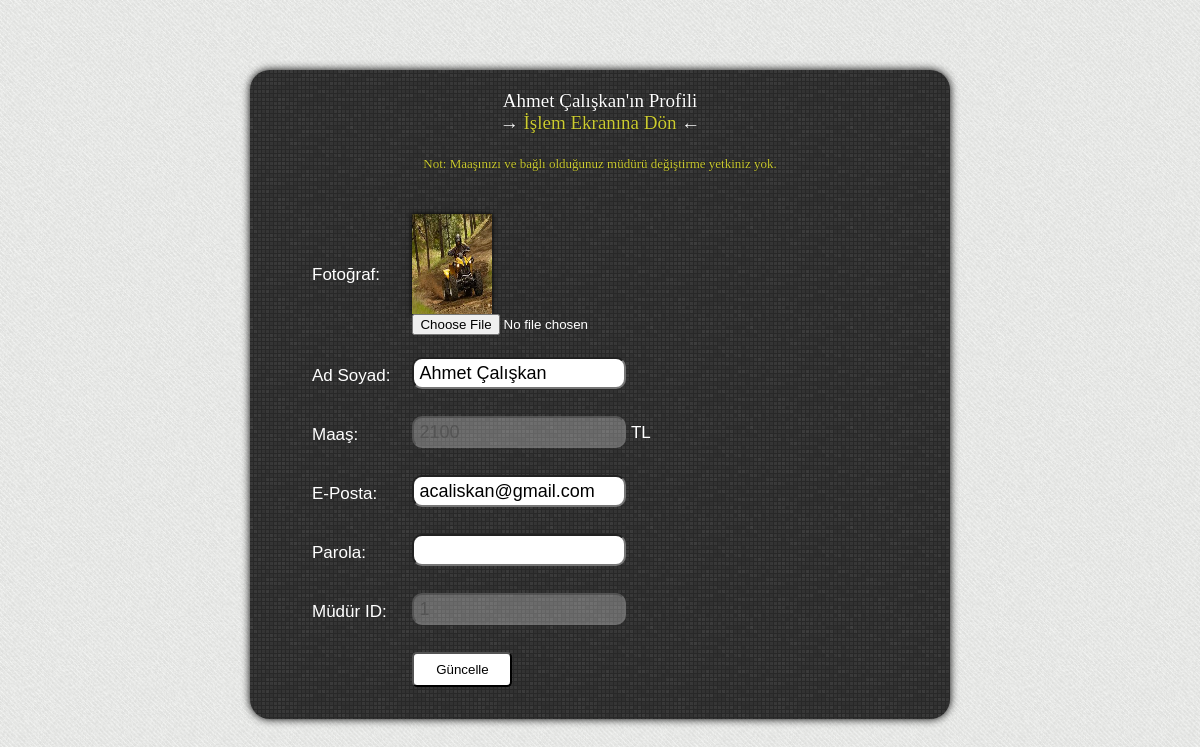
The app's page /koordinator/profil.php (signed in) with its own data.
### tables this page shows
CREATE TABLE IF NOT EXISTS `tbl_koordinator` (
  `id` int(11) NOT NULL AUTO_INCREMENT,
  `ad_soyad` varchar(250) NOT NULL,
  `maas` int(11) NOT NULL,
  `fotograf` varchar(250) NOT NULL,
  `eposta` varchar(250) NOT NULL,
  `sifre` varchar(250) NOT NULL,
  `sorumlu_mudur` int(11) NOT NULL,
  PRIMARY KEY (`id`),
  KEY `sorumlu_mudur` (`sorumlu_mudur`)
);

### koordinator/profil.php (the view, shortened to what this page needs)
<!DOCTYPE html PUBLIC "-//W3C//DTD XHTML 1.0 Transitional//EN" "http://www.w3.org/TR/xhtml1/DTD/xhtml1-transitional.dtd">
<html xmlns="http://www.w3.org/1999/xhtml">
<head>
<link href="../css/style.css" rel="stylesheet" type="text/css" />
</head>
<body>
<div class="menu">
<?php
$koordinator_eposta = $_SESSION['koordinatoroturum'];
$uye_list=mysql_query("Select * from tbl_koordinator where eposta='$koordinator_eposta'");
while($yaz=mysql_fetch_array($uye_list))
{
?>
<div class="menu-baslik"><?php echo $yaz['ad_soyad']; ?>'ın Profili<br />
→<a style="color: #CC3;" href="index.php"> İşlem Ekranına Dön </a>←<br /><br />
<font size="-1" color="#CC3">Not: Maaşınızı ve bağlı olduğunuz müdürü değiştirme yetkiniz yok.</font></div>
<font color="#FFFFFF">
<form name="frm" action="profil.php" method="post" enctype="multipart/form-data">
<table cellpadding="10">
<tr>
<td>Fotoğraf:</td>
<td>
<img src="<?php echo $yaz['fotograf']; ?>" width="80" height="100" style="box-shadow:0 0 5px 0 #000000" /> <br />
<input type="file" name="resim" />
</td>
</tr>
<tr>
<td>Ad Soyad:</td><td><input type="text" name="adsoyad" class="textbox" value="<?php echo $yaz['ad_soyad']; ?>" /></td>
</tr>
<tr>
<td>Maaş:</td><td><input type="text" name="maas" class="textbox"  value="<?php echo $yaz['maas']; ?>" disabled /> TL</td>
</tr>
<tr>
<td>E-Posta:</td><td><input type="text" name="eposta" class="textbox"  value="<?php echo $yaz['eposta']; ?>" /></td>
</tr>
<tr>
<td>Parola:</td><td><input type="password" name="parola" class="textbox" /></td>
</tr>
<tr>
<td>Müdür ID:</td><td><input type="text" name="mudur" class="textbox"  value="<?php echo $yaz['sorumlu_mudur']; ?>" disabled /></td>
</tr>
<tr>
<td></td><td><input type="submit" value="Güncelle" class="buton" name="btn" /></td>
</tr>
</table>
</form>
</font>
<?php
}
?>
</div>
</body>
</html>

### css/style.css (style rules this page uses)
body { margin: 0px; padding: 0px; background: url(../resimler/site/bg.png); }
a { color: #000; text-decoration: none; }
.textbox { width: 200px; height: 18px; border-radius: 10px; font-size: 18px; padding: 5px; outline: none; transition: 0.3s; margin-bottom: 5px; }
.buton { width: 100px; height: 35px; background: #fff; cursor: pointer; border-radius: 5px; }
.menu { width: 600px; height: auto; padding: 20px 50px 20px 50px; box-shadow: 0px 0px 8px 0px #000000; margin: 70px auto 70px auto; border-radius: 20px; font-size: 17px; background: #fff url(../resimler/site/giris_kapsul_bg.png); font-family: Verdana, Geneva, sans-serif; }
.menu-baslik { text-align: center; font-family: Georgia, "Times New Roman", Times, serif; font-size: 19px; text-shadow: 0px 0px 1px #000; color: #FFF; margin-bottom: 30px; }

### records on screen
tbl_koordinator: ad_soyad "Ahmet Çalışkan", fotograf (picture), adsoyad "Ahmet Çalışkan", maas "2100", eposta "acaliskan@gmail.com", mudur "1"
